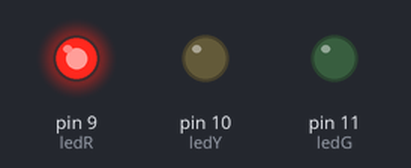
Simulated run of this sketch. Board: Arduino Uno, built with avr-gcc and run on an emulated ATmega328P. Shown: output pins drawn as LEDs (lit = HIGH).

Above: at 5.0 s.
At 11.0 s:
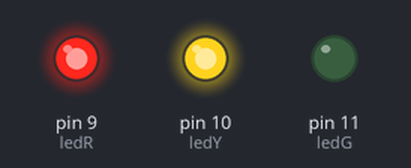
At 17.0 s:
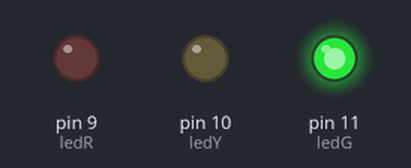
At 23.0 s:
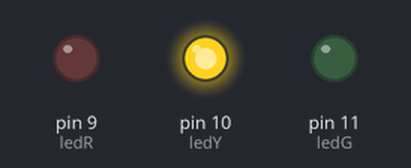
Timing chart, 0 to 31.2 s (numbered marks = the images above):
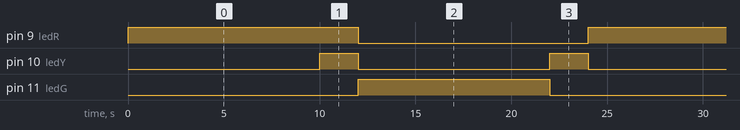

Measured:
- by itself, pin 9 (ledR): alternates HIGH for 12.0 s and LOW for 12.0 s
- by itself, pin 10 (ledY): alternates HIGH for 2.0 s and LOW for 10.0 s
- by itself, pin 11 (ledG): alternates HIGH for 10.0 s and LOW for 14.0 s

The sketch:

LV01_ZAD05.ino
```cpp
int ledR = 9;         //crvena (R)
int ledY = 10;        //žuta  (Y)
int ledG = 11;        //zelena  (G)

int delayR = 10000;
int delayY = 2000;
int delayG = 10000;

void setup() {
  pinMode(ledR, OUTPUT);
  pinMode(ledY, OUTPUT);
  pinMode(ledG, OUTPUT);
}

void loop() {
  digitalWrite(ledR, HIGH);
  delay(delayR);

  digitalWrite(ledY, HIGH);
  delay(delayY);

  digitalWrite(ledR, LOW);
  digitalWrite(ledY, LOW);

  digitalWrite(ledG, HIGH);
  delay(delayG);

  digitalWrite(ledG, LOW);
  digitalWrite(ledY, HIGH);
  delay(delayY);

  digitalWrite(ledY, LOW);
}
```
